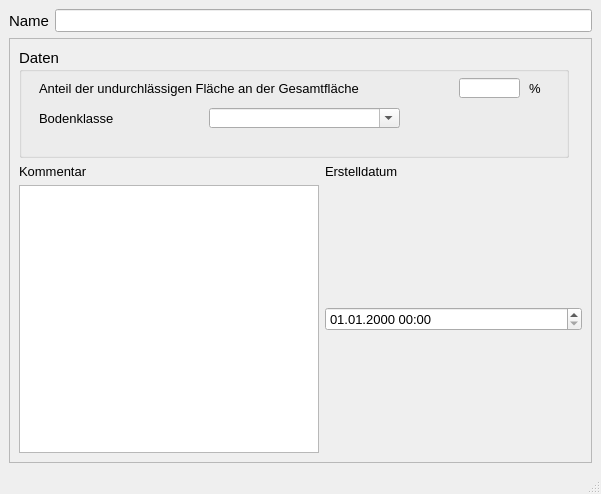
<?xml version="1.0" encoding="UTF-8"?>
<ui version="4.0">
 <class>MainWindow</class>
 <widget class="QMainWindow" name="MainWindow">
  <property name="geometry">
   <rect>
    <x>0</x>
    <y>0</y>
    <width>601</width>
    <height>494</height>
   </rect>
  </property>
  <property name="font">
   <font>
    <family>Tahoma</family>
    <pointsize>10</pointsize>
   </font>
  </property>
  <property name="windowTitle">
   <string>MainWindow</string>
  </property>
  <widget class="QWidget" name="centralwidget">
   <layout class="QVBoxLayout" name="verticalLayout">
    <item>
     <layout class="QHBoxLayout" name="horizontalLayout">
      <item>
       <widget class="QLabel" name="label">
        <property name="font">
         <font>
          <family>Tahoma</family>
          <pointsize>11</pointsize>
         </font>
        </property>
        <property name="text">
         <string>Name</string>
        </property>
       </widget>
      </item>
      <item>
       <widget class="QLineEdit" name="apnam">
        <property name="toolTip">
         <string>&lt;html&gt;&lt;head/&gt;&lt;body&gt;&lt;p&gt;Eindeutige Bezeichnung&lt;/p&gt;&lt;/body&gt;&lt;/html&gt;</string>
        </property>
        <property name="statusTip">
         <string>Eindeutige Bezeichnung</string>
        </property>
       </widget>
      </item>
     </layout>
    </item>
    <item>
     <widget class="QScrollArea" name="scrollArea">
      <property name="widgetResizable">
       <bool>true</bool>
      </property>
      <widget class="QWidget" name="scrollAreaWidgetContents">
       <property name="geometry">
        <rect>
         <x>0</x>
         <y>0</y>
         <width>577</width>
         <height>381</height>
        </rect>
       </property>
       <layout class="QGridLayout" name="gridLayout">
        <item row="0" column="0" colspan="2">
         <widget class="QGroupBox" name="groupBox_3">
          <property name="minimumSize">
           <size>
            <width>550</width>
            <height>110</height>
           </size>
          </property>
          <property name="maximumSize">
           <size>
            <width>550</width>
            <height>110</height>
           </size>
          </property>
          <property name="font">
           <font>
            <family>Tahoma</family>
            <pointsize>11</pointsize>
           </font>
          </property>
          <property name="title">
           <string>Daten</string>
          </property>
          <widget class="QLabel" name="label_10">
           <property name="geometry">
            <rect>
             <x>20</x>
             <y>30</y>
             <width>471</width>
             <height>21</height>
            </rect>
           </property>
           <property name="font">
            <font>
             <family>Tahoma</family>
             <pointsize>10</pointsize>
            </font>
           </property>
           <property name="toolTip">
            <string>&lt;html&gt;&lt;head/&gt;&lt;body&gt;&lt;p&gt;Anteil der undurchlässigen Fläche an der Gesamtfläche (0.0 - 1.0)&lt;/p&gt;&lt;/body&gt;&lt;/html&gt;</string>
           </property>
           <property name="statusTip">
            <string>Anteil der undurchlässigen Fläche an der Gesamtfläche (0.0 - 1.0)</string>
           </property>
           <property name="text">
            <string>Anteil der undurchlässigen Fläche an der Gesamtfläche</string>
           </property>
          </widget>
          <widget class="QComboBox" name="bodenklasse">
           <property name="geometry">
            <rect>
             <x>190</x>
             <y>60</y>
             <width>191</width>
             <height>20</height>
            </rect>
           </property>
           <property name="font">
            <font>
             <family>Tahoma</family>
             <pointsize>10</pointsize>
            </font>
           </property>
           <property name="toolTip">
            <string>Bodenklasse. Muss bei befestigten Flächen leer sein.</string>
           </property>
           <property name="statusTip">
            <string>Bodenklasse. Muss bei befestigten Flächen leer sein.</string>
           </property>
           <property name="accessibleName">
            <string>bodenklasse</string>
           </property>
           <property name="editable">
            <bool>true</bool>
           </property>
          </widget>
          <widget class="QLabel" name="label_19">
           <property name="geometry">
            <rect>
             <x>20</x>
             <y>60</y>
             <width>131</width>
             <height>21</height>
            </rect>
           </property>
           <property name="font">
            <font>
             <family>Tahoma</family>
             <pointsize>10</pointsize>
            </font>
           </property>
           <property name="text">
            <string>Bodenklasse</string>
           </property>
          </widget>
          <widget class="QLineEdit" name="endabflussbeiwert">
           <property name="geometry">
            <rect>
             <x>440</x>
             <y>30</y>
             <width>61</width>
             <height>20</height>
            </rect>
           </property>
           <property name="font">
            <font>
             <family>Tahoma</family>
             <pointsize>10</pointsize>
            </font>
           </property>
           <property name="toolTip">
            <string>Anteil der undurchlässigen Fläche an der Gesamtfläche (0.0 - 1.0)</string>
           </property>
           <property name="statusTip">
            <string>Anteil der undurchlässigen Fläche an der Gesamtfläche (0.0 - 1.0)</string>
           </property>
           <property name="accessibleName">
            <string>endabflussbeiwert</string>
           </property>
          </widget>
          <widget class="QLabel" name="label_21">
           <property name="geometry">
            <rect>
             <x>510</x>
             <y>30</y>
             <width>16</width>
             <height>21</height>
            </rect>
           </property>
           <property name="font">
            <font>
             <family>Tahoma</family>
             <pointsize>10</pointsize>
            </font>
           </property>
           <property name="text">
            <string>%</string>
           </property>
           <property name="alignment">
            <set>Qt::AlignLeading|Qt::AlignLeft|Qt::AlignVCenter</set>
           </property>
          </widget>
         </widget>
        </item>
        <item row="1" column="0">
         <widget class="QLabel" name="label_14">
          <property name="text">
           <string>Kommentar</string>
          </property>
         </widget>
        </item>
        <item row="1" column="1">
         <widget class="QLabel" name="label_70">
          <property name="text">
           <string>Erstelldatum</string>
          </property>
         </widget>
        </item>
        <item row="2" column="0">
         <widget class="QTextEdit" name="kommentar">
          <property name="minimumSize">
           <size>
            <width>300</width>
            <height>0</height>
           </size>
          </property>
          <property name="maximumSize">
           <size>
            <width>300</width>
            <height>16777215</height>
           </size>
          </property>
          <property name="toolTip">
           <string>&lt;html&gt;&lt;head/&gt;&lt;body&gt;&lt;p&gt;Platz für zusätzliche Kommentare.&lt;/p&gt;&lt;/body&gt;&lt;/html&gt;</string>
          </property>
          <property name="statusTip">
           <string>Platz für zusätzliche Kommentare.</string>
          </property>
         </widget>
        </item>
        <item row="2" column="1">
         <widget class="QgsDateTimeEdit" name="createdat">
          <property name="currentSection">
           <enum>QDateTimeEdit::DaySection</enum>
          </property>
          <property name="displayFormat">
           <string>dd.MM.yyyy HH:mm</string>
          </property>
         </widget>
        </item>
       </layout>
      </widget>
     </widget>
    </item>
   </layout>
  </widget>
  <widget class="QMenuBar" name="menubar">
   <property name="geometry">
    <rect>
     <x>0</x>
     <y>0</y>
     <width>601</width>
     <height>27</height>
    </rect>
   </property>
  </widget>
  <widget class="QStatusBar" name="statusbar"/>
 </widget>
 <customwidgets>
  <customwidget>
   <class>QgsDateTimeEdit</class>
   <extends>QDateTimeEdit</extends>
   <header>qgsdatetimeedit.h</header>
  </customwidget>
 </customwidgets>
 <tabstops>
  <tabstop>apnam</tabstop>
  <tabstop>endabflussbeiwert</tabstop>
  <tabstop>bodenklasse</tabstop>
  <tabstop>kommentar</tabstop>
  <tabstop>createdat</tabstop>
 </tabstops>
 <resources/>
 <connections/>
</ui>
